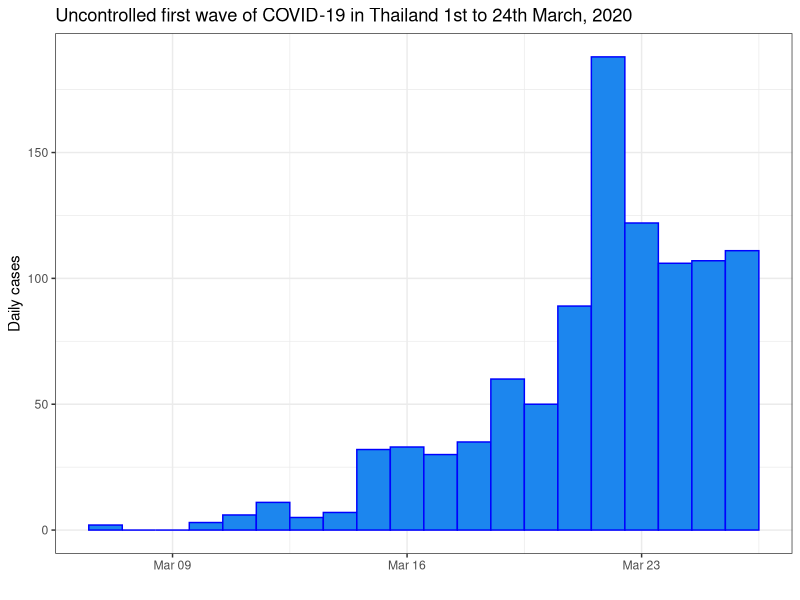
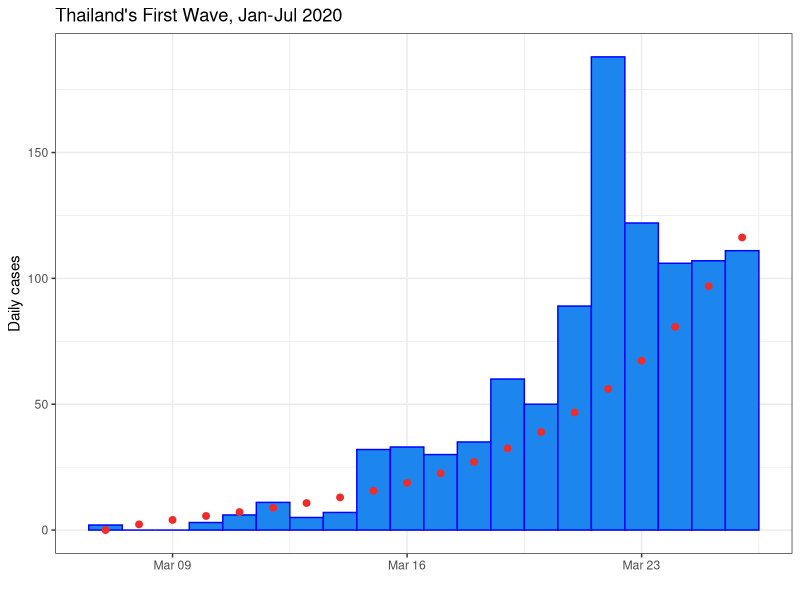
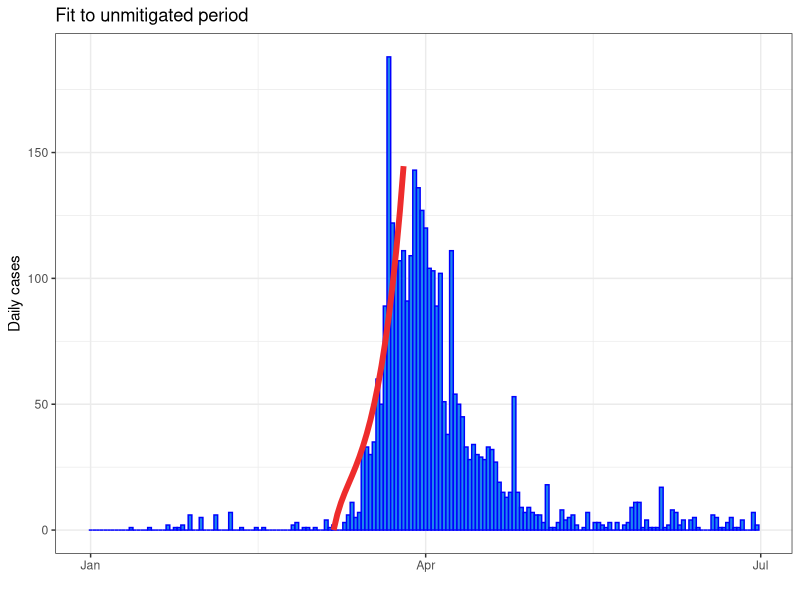
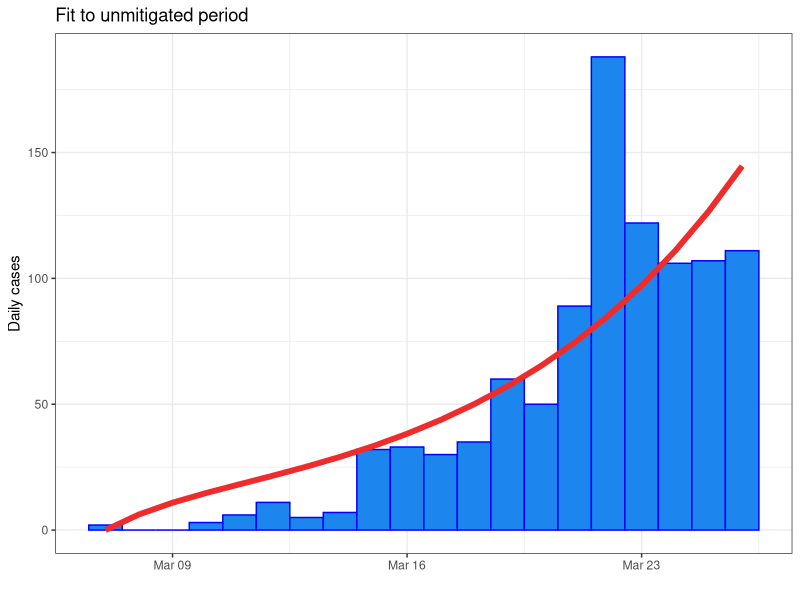
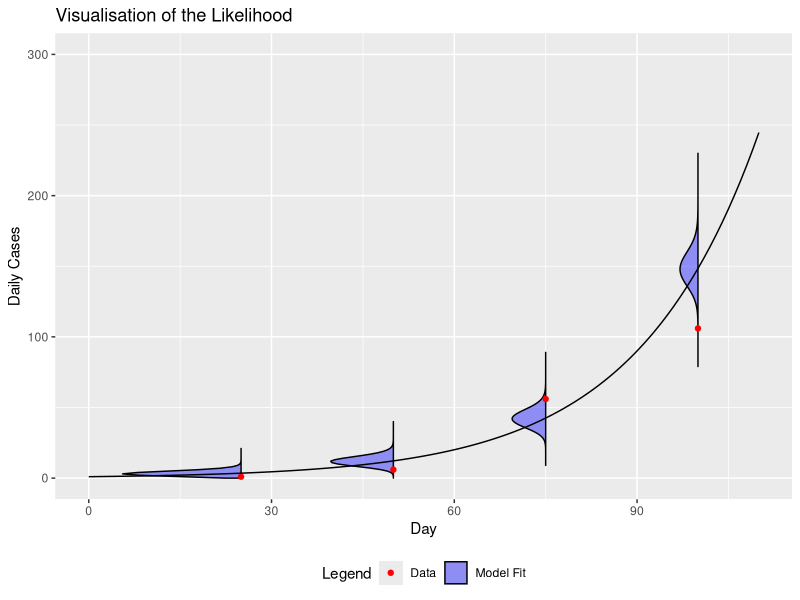
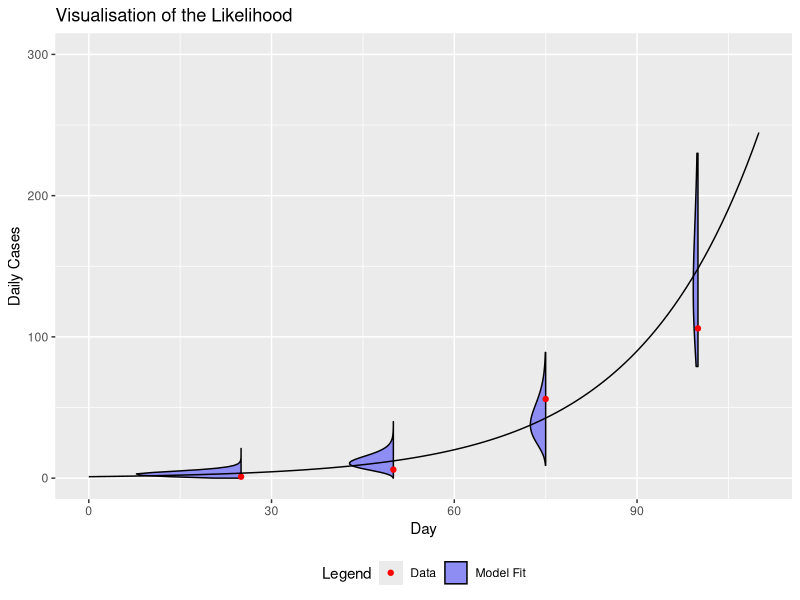
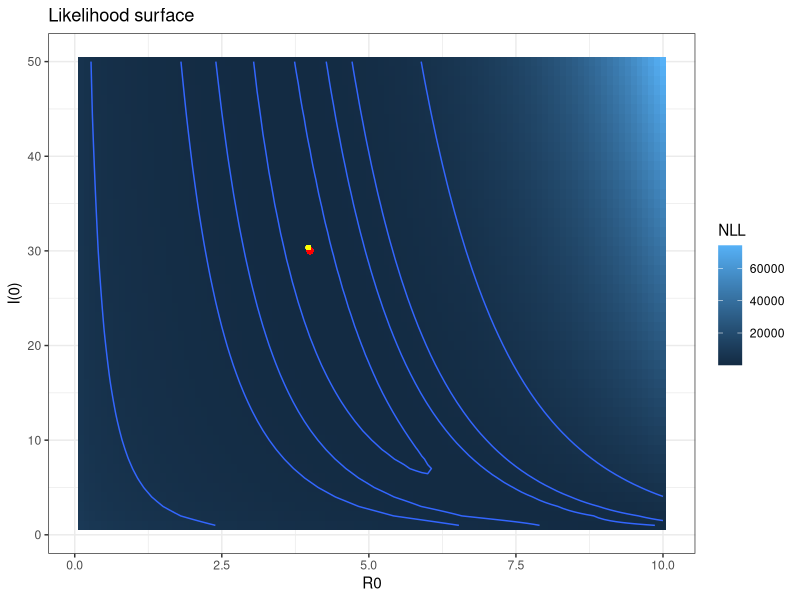
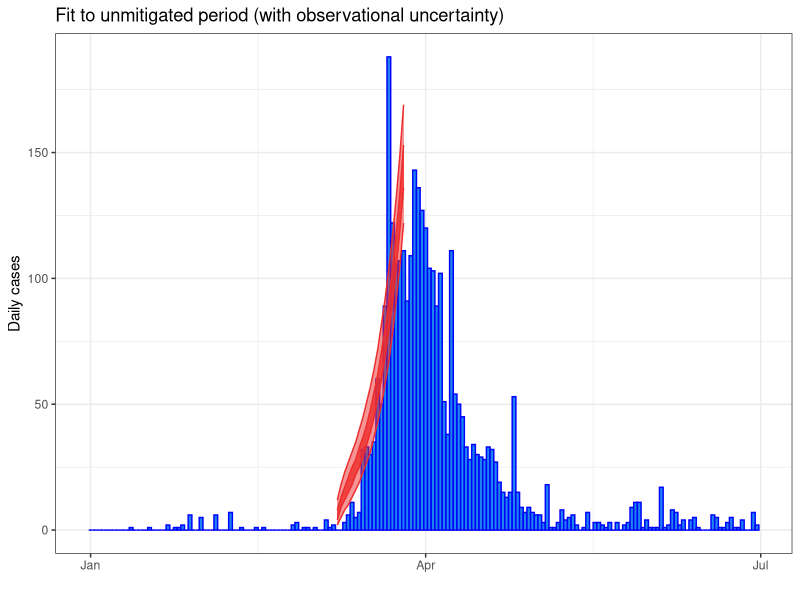

Here is the R script that generated these plots, in order:
## ---- chunk 1
knitr::opts_chunk$set(
    g.align = "center"
)
## ---- chunk 2
#| message: false
#| warning: false
# SPARKLE Modelling Short course

#########################
## FITTING MODELS IN R ##
#########################
library(dplyr)
library(deSolve)
library(ggplot2)
## ---- chunk 3
# Data imports and filtering
first_wave <- read.csv("first_wave_TH.csv", colClasses = c("Date", "numeric", "numeric"))

# Time window
start_date <- as.Date("2020-03-07")
end_date <- as.Date("2020-03-26")

# Filter data to capture period prior to interventions. This has already been done in the last session.
uncontrolled_period <- first_wave %>%
    filter(Date >= start_date, Date <= end_date)

# Plot the filtered data
ggplot(uncontrolled_period) +
    geom_col(aes(x = Date, y = Cases), width = 1, fill = "dodgerblue2", colour = "blue") +
    ylab("Daily cases") +
    xlab("") +
    ggtitle("Uncontrolled first wave of COVID-19 in Thailand 1st to 24th March, 2020") +
    theme_bw()
## ---- chunk 4
## Define model as per the previous session
# Time window
times <- seq(start_date, end_date, by = 1)

# Model parameters
parameters <- c(
    R0 = 4,
    latent_period = 5,
    infectious_period = 6
)

# Initial conditions
Total_population <- 6.6e7 # Population of Thailand
Initial_exposed <- 0
Initial_infectious <- 20 # Initial infectious seed
Initial_recovered <- 0
Initial_susceptible <- Total_population - Initial_exposed - Initial_infectious - Initial_recovered

# Compartments
state <- c(
    Susceptible = Initial_susceptible,
    Exposed = Initial_exposed,
    Infectious = Initial_infectious,
    Recovered = Initial_recovered
)


# Model function
COVID.base <- function(t, state, parameters) {
    with(as.list(c(state, parameters)), {

        # Calculate the total population size
        Total_population <- Susceptible + Exposed + Infectious + Recovered

        # Calculate the average force of infection imposed on each susceptible individual
        force_of_infection <- R0 * Infectious / (Total_population * infectious_period)

        # Calculate the net (instantaneous) change in each state variable
        Susceptible_change <- -force_of_infection * Susceptible
        Exposed_change <- force_of_infection * Susceptible - Exposed / latent_period
        Infectious_change <- Exposed / latent_period - Infectious / infectious_period
        Recovered_change <- Infectious / infectious_period

        # Return net changes as list
        return(list(
            c(
                Susceptible_change,
                Exposed_change,
                Infectious_change,
                Recovered_change
            )
        ))
    })
}

solve.base.model <- function(y_ = state,
                             times_ = times,
                             func. = COVID.base,
                             parms_ = parameters) {
    out <- ode(
        y = y_,
        times = as.numeric(times_ - times_[1]),
        func = func.,
        parms = parms_
    )

    # Calculate the prevalence, incidence and cumulative incidence (for comparison with data)
    out <- as.data.frame(out) %>%
        mutate(
            Prevalence = Exposed + Infectious,
            Incidence = Exposed * (1/parms_["latent_period"]),
            Cumulative_incidence = cumsum(Incidence) + Incidence[1],
            Population = Susceptible + Exposed + Infectious + Recovered,
            Date = times_
        )

    return(out)
}
## ---- chunk 5
# now we use the model developed in the last session and solve it
# for an initial set of parameters, an initial state and using times
# from just 7th - 26th  of March 2020
out_init <- solve.base.model(
    y_ = state,
    times_ = times,
    func. = COVID.base,
    parms_ = parameters
)

# Plot the filtered data and the first model "guess"
ggplot(uncontrolled_period) +
    geom_col(aes(x = Date, y = Cases), width = 1, fill = "dodgerblue2", colour = "blue") +
    geom_point(data = out_init, aes(x = Date, y = Incidence), size = 2, colour = "firebrick2") +
    ylab("Daily cases") +
    xlab("") +
    ggtitle("Thailand's First Wave, Jan-Jul 2020") +
    theme_bw()
## ---- chunk 6
# find the sum of the residuals squared for day 2 until day 24
SSQ_initial <- sum((uncontrolled_period$Cases[-1] - out_init$Incidence[-1])^2)
SSQ_initial
## ---- chunk 7
# transform the parameters
# The search / optimization algorithm we employ searches over
# the range (-Inf, Inf) for each variable. In our application
# we are only interested in solutions in the range (0, Inf)
# for R0 and I(0). Therefore, it
# would be a good idea to apply a transformation to our
# search space so that we are not wasting time exploring
# infeasible regions of parameter space.
initial_transformed_parameters <- log(c(
    "R0" = 4,
    "Initial_infectious" = 20
))
## ---- chunk 8
#### Fitting routine ####

# We have selected R0 and I(0) as our free parameters
# We need a function that accepts R0 and I(0) as arguments,
# solves the model using these inputs, and calculates the
# sum of squares of the data given these parameters

SSQ_function <- function(transformed_parameters,
                         data = uncontrolled_period$Cases[-1],
                         state_base = state,
                         times_ = times,
                         func. = COVID.base,
                         parms_base = parameters) {

    # Untransform parameters
    R0 <- exp(transformed_parameters["R0"])
    Initial_infectious <- exp(transformed_parameters["Initial_infectious"])

    # Calculate updated susceptible population
    Initial_susceptible <- state_base["Susceptible"] + state_base["Infectious"] - Initial_infectious

    # Overwrite baseline parameters with proposed parameters
    parms_base["R0"] <- R0
    state_base["Susceptible"] <- Initial_susceptible
    state_base["Infectious"] <- Initial_infectious

    # Solve model with updated parameters
    out <- solve.base.model(
        state_base,
        times_,
        func.,
        parms_base
    )
    return(
        sum((uncontrolled_period$Cases[-1] - out$Incidence[-1])^2)
    )
}
## ---- chunk 9
SSQ_initial_from_function <- SSQ_function(initial_transformed_parameters)
SSQ_initial_from_function
SSQ_initial
## ---- chunk 10
#### Optimal parameters ####

# Use the optim function to determine the parameters that
# minimize the negative log-likelihood (i.e., maximize
# the likelihood)
# We will use the Nelder-Mead optimization solver
optim_NM <- optim(
    par = initial_transformed_parameters,
    fn = SSQ_function,
    control = list(maxit = 500),
    method = "Nelder-Mead",
    hessian = TRUE
)
## ---- chunk 11
# Check for convergence (always code 0 for NM)
optim_NM$convergence # 0 - converged; 1 - failed to converge

# Inspect solution
optim_NM$par
## ---- chunk 12
# Back-transform parameters
optimum_parameters <- exp(optim_NM$par)
optimum_parameters
## ---- chunk 13
# Inspect the optimal sum of squared residuals
optimum_SSQ <- optim_NM$value
optimum_SSQ
## ---- chunk 14
#### Optimal model solution ####

# Create the optimal parameter and state vectors
optimal_parameters <- parameters
optimal_parameters["R0"] <- optimum_parameters["R0"]

optimal_initial_state <- state
optimal_initial_state["Susceptible"] <- state["Susceptible"] + state["Infectious"] - optimum_parameters["Initial_infectious"]
optimal_initial_state["Infectious"] <- optimum_parameters["Initial_infectious"]

# Solve the model given the optimal parameters and initial conditions
optimal_solution <- solve.base.model(
    y_ = optimal_initial_state,
    times_ = times,
    func. = COVID.base,
    parms = optimal_parameters
)


# Plot the optimal solution
ggplot(first_wave) +
    geom_col(aes(x = Date, y = Cases), width = 1, fill = "dodgerblue2", colour = "blue") +
    geom_line(data = optimal_solution, aes(x = Date, y = Incidence), size = 2, colour = "firebrick2") +
    ylab("Daily cases") +
    xlab("") +
    ggtitle("Fit to unmitigated period") +
    theme_bw()

ggplot(uncontrolled_period) +
    geom_col(aes(x = Date, y = Cases), width = 1, fill = "dodgerblue2", colour = "blue") +
    geom_line(data = optimal_solution, aes(x = Date, y = Incidence), size = 2, colour = "firebrick2") +
    ylab("Daily cases") +
    xlab("") +
    ggtitle("Fit to unmitigated period") +
    theme_bw()
## ---- chunk 15
#| label: Likelihood
#| fig-cap: "The likelihood assigns the probability of observing data given your underlying model and model parameters."
#| echo: false
#| message: false
set.seed(1)
library(magrittr)
library(dplyr)
library(ggplot2)
sir_data <- tibble(t = c(25, 50, 75, 100), y = exp(0.05 * t)) %>%
    rowwise() %>%
    mutate(rand_y = rpois(1, y))
sir_data <- tibble(t = c(25, 50, 75, 100), y = exp(0.05 * t)) %>%
    rowwise() %>%
    mutate(rand_y = rnbinom(1, mu = y, size = 5))
# # SIR contains the answer
sir <- tibble(t = 0:110, y = exp(0.05 * t))
# Construct the fun figure
distribution_data <- tibble()
times_gg <- c(25, 50, 75, 100)
for (time in times_gg) {
    distribution_data <- distribution_data %>% bind_rows(., tibble(t = time, height = 0:300, width = dpois(height, (sir %>% filter(t == time))$y), width2 = dnbinom(height, mu = (sir %>% filter(t == time))$y, size = 10)))
}

ggplot() +
    geom_ribbon(
        data = distribution_data %>% filter(width >= 1e-10),
        aes(xmin = t, xmax = t - 90 * width, y = height, group = t, fill = "Model Fit", color = "Model Fit"),
        outline.type = "full", alpha = 0.4
    ) +
    geom_point(
        data = sir_data,
        aes(x = t, y = rand_y, color = "Data", fill = "Data")
    ) +
    geom_line(data = sir, aes(y = y, x = t)) +
    scale_y_continuous("Daily Cases", limits = c(NA, 300)) +
    scale_x_continuous("Day") +
    ggtitle("Visualisation of the Likelihood") +
    scale_fill_manual(name = "Legend", values = c("Model Fit" = "blue", "Data" = "red")) +
    scale_color_manual(name = "Legend", values = c("Data" = "red", "Model Fit" = "black")) +
    theme(legend.position = "bottom")

## ---- chunk 16
#| label: NegativeBinomialLikelihood
#| fig-cap: "Changing the assumed distribution that the data is from will change the likelihood. We can see that by assuming that each data point is negative binomial we get more variance in our distribution."
#| echo: false
#| message: false
ggplot() +
    geom_ribbon(
        data = distribution_data %>% filter(width >= 1e-10),
        aes(xmin = t, xmax = t - 90 * width2, y = height, group = t, fill = "Model Fit", color = "Model Fit"),
        outline.type = "full", alpha = 0.4
    ) +
    geom_point(
        data = sir_data,
        aes(x = t, y = rand_y, color = "Data", fill = "Data")
    ) +
    geom_line(data = sir, aes(y = y, x = t)) +
    scale_y_continuous("Daily Cases", limits = c(NA, 300)) +
    scale_x_continuous("Day") +
    ggtitle("Visualisation of the Likelihood") +
    scale_fill_manual(name = "Legend", values = c("Model Fit" = "blue", "Data" = "red")) +
    scale_color_manual(name = "Legend", values = c("Data" = "red", "Model Fit" = "black")) +
    theme(legend.position = "bottom")

## ---- chunk 17
#### Fitting routine ####

# We have selected R0 and I(0) as our free parameters
# We need a function that accepts R0 and I(0) as arguments,
# solves the model using these inputs, and calculates the
# negative log-likelihood of the data given these parameters


negative_log_likelihood <- function(transformed_parameters,
                                    data = uncontrolled_period$Cases[-1],
                                    state_base = state,
                                    times_ = times,
                                    func. = COVID.base,
                                    parms_base = parameters) {

    # Untransform parameters
    R0 <- exp(transformed_parameters["R0"])
    Initial_infectious <- exp(transformed_parameters["Initial_infectious"])
    # Calculate updated susceptible population
    Initial_susceptible <- state_base["Susceptible"] + state_base["Infectious"] - Initial_infectious

    # Overwrite baseline parameters with proposed parameters
    parms_base["R0"] <- R0
    state_base["Susceptible"] <- Initial_susceptible
    state_base["Infectious"] <- Initial_infectious

    # Solve model with updated parameters
    out <- solve.base.model(
        state_base,
        times_,
        func.,
        parms_base
    )

    return(-sum(dpois(
        x = data,
        lambda = out$Incidence[-1],
        log = TRUE
    )))
}
## ---- chunk 18
#### Optimal parameters ####

# Use the optim function to determine the parameters that
# minimize the negative log-likelihood (i.e., maximize
# the likelihood)
# We will use the Nelder-Mead optimization solver
optim_NM <- optim(
    par = initial_transformed_parameters,
    fn = negative_log_likelihood,
    control = list(maxit = 500),
    method = "Nelder-Mead",
    hessian = TRUE
)
## ---- chunk 19
# Check for convergence (always code 0 for NM)
optim_NM$convergence # 0 - converged; 1 - failed to converge

# Inspect solution
optim_NM$par
## ---- chunk 20
# Back-transform parameters
optimum_parameters <- exp(optim_NM$par)
optimum_parameters
## ---- chunk 21
#| cache: TRUE
#| warning: false
# Specify search grid
R0_vec <- seq(from = 0.1, to = 10, by = 0.1)
initial_infectious_vec <- seq(from = 1, to = 50, by = 1)

# the function that will perform grid search

nll.grid <- function(R0_vec, initial_infectious_vec) {
    parameter_grid <- expand.grid(
        R0 = R0_vec,
        initial_infectious = initial_infectious_vec
    )
    nll <- data.frame(matrix(nrow = nrow(parameter_grid), ncol = 1))
    colnames(nll) <- "NLL"
    for (row_of_params in seq(1, dim(parameter_grid)[1])) {
        transformed_params <- log(c(
            "R0" = parameter_grid[row_of_params, 1],
            "Initial_infectious" = parameter_grid[row_of_params, 2]
        ))
        nll[row_of_params, ] <- negative_log_likelihood(transformed_params)
    }
    return(data.frame(
        Reproduction_number = parameter_grid["R0"],
        Initial_infectious = parameter_grid["initial_infectious"],
        nll
    ))
}

# call the function that will calculate likelihood surface
nll_grid_results <- nll.grid(R0_vec, initial_infectious_vec)


# Plot likelihood surface
nll_plot <- nll_grid_results %>%
    ggplot2::ggplot(aes(
        x = R0,
        y = initial_infectious,
        fill = NLL,
        z = NLL
    )) +
    geom_tile() +
    geom_contour(breaks = c(100, 110, 120, 130, 200, 500, 1000, 4000)) +
    ylab("I(0)") +
    xlab("R0") +
    ggtitle("Likelihood surface") +
    theme_bw()

# Extract optimum from grid search
grid_optimum <- nll_grid_results[which.min(nll_grid_results$NLL), ]
grid_optimum

# Superimpose optimum on likelihood surface plot
nll_plot <- nll_plot +
    geom_point(aes(
        x = grid_optimum$R0,
        y = grid_optimum$initial_infectious
    ),
    colour = "red",
    )
# Superimpose optimal point to negative-log-likelihood plot
nll_plot <- nll_plot + geom_point(aes(
    x = optimum_parameters["R0"],
    y = optimum_parameters["Initial_infectious"]
),
colour = "yellow",
size = 1
)

print(nll_plot)
## ---- chunk 22
# Calculate the observational confidence intervals
optimal_solution <- optimal_solution %>%
    mutate(
        lower50 = qpois(p = 0.25, lambda = Incidence), # 50% confidence interval (i.e., 25 - 75th centiles)
        upper50 = qpois(p = 0.75, lambda = Incidence),
        lower95 = qpois(p = 0.025, lambda = Incidence), # 95% confidence interval (i.e., 2.5 - 97.5th centiles)
        upper95 = qpois(p = 0.975, lambda = Incidence)
    )

# Plot confidence intervals as ribbons around the central estimates
ggplot(first_wave) +
    geom_col(aes(x = Date, y = Cases), width = 1.0, fill = "dodgerblue2", colour = "blue") +
    geom_ribbon(data = optimal_solution[-1, ], aes(x = Date, ymin = lower50, ymax = upper50), fill = "firebrick2", colour = "firebrick2", alpha = 0.8) +
    geom_ribbon(data = optimal_solution[-1, ], aes(x = Date, ymin = lower95, ymax = upper95), fill = "firebrick2", colour = "firebrick2", alpha = 0.5) +
    ylab("Daily cases") +
    xlab("") +
    ggtitle("Fit to unmitigated period (with observational uncertainty)") +
    theme_bw()
## ---- chunk 23
optim_NM$hessian
## ---- chunk 24
# Covariance matrix
covar_matrix <- solve(optim_NM$hessian)
covar_matrix
## ---- chunk 25
# Now use the covariance matrix to generate standard errors for each parameter
std_errors <- sqrt(diag(covar_matrix))
estimates_transformed <- data.frame(
    estimate = optim_NM$par,
    std_error = std_errors
) %>%
    mutate(
        lower95CI = estimate - 1.96 * std_error,
        upper95CI = estimate + 1.96 * std_error
    )
estimates_transformed


# Back-transform estimates and confidence intervals
estimates <- exp(estimates_transformed[, -2])
estimates
